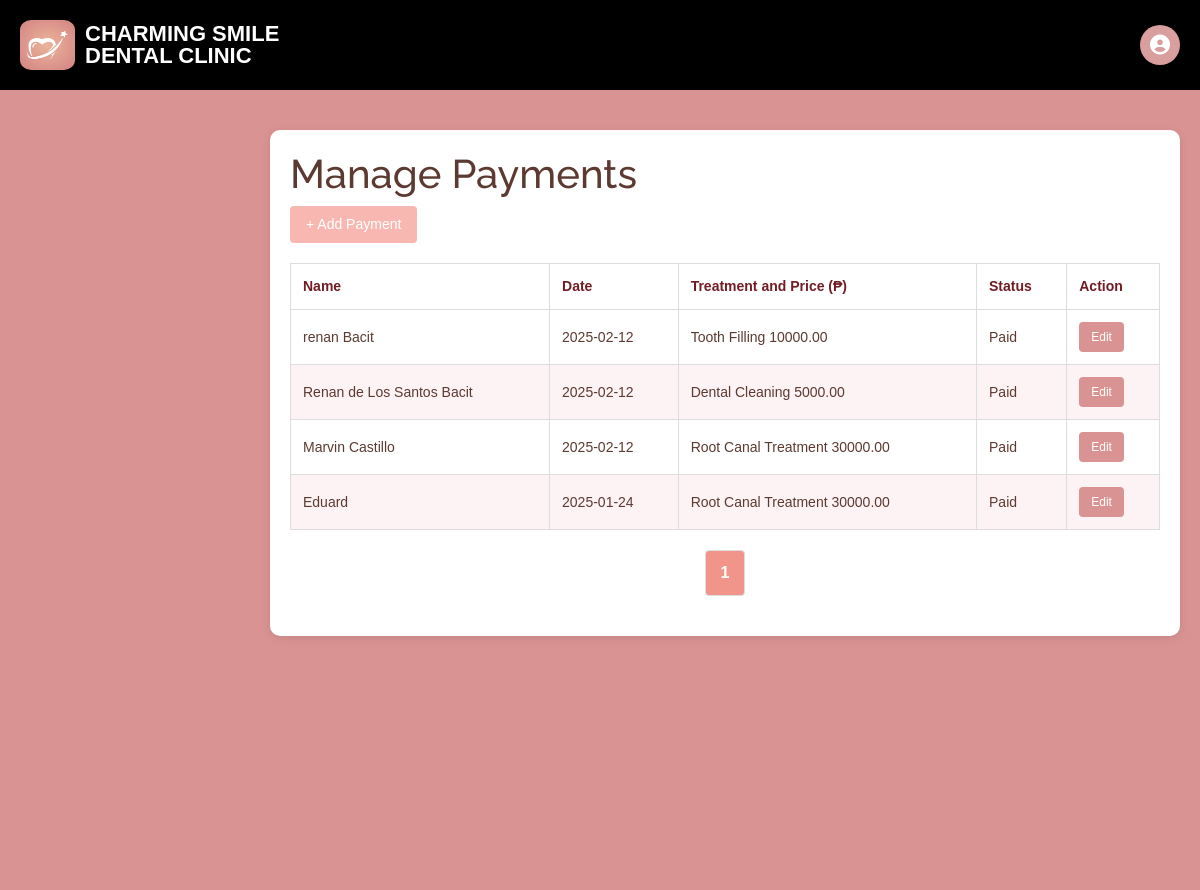
Page /receptionist_admin/recepPayment.php on the committed database.
### tables this page shows
CREATE TABLE `payment` (
  `id` int(11) NOT NULL,
  `name` varchar(255) NOT NULL,
  `date` date NOT NULL,
  `treatment` varchar(255) NOT NULL,
  `price` int(255) NOT NULL,
  `status` varchar(255) NOT NULL,
  `created_at` timestamp NOT NULL DEFAULT current_timestamp(),
  `archived` tinyint(1) DEFAULT 0
);

### receptionist_admin/recepPayment.php (the view, shortened to what this page needs)
<?php
require_once '../db/config.php';
$type = isset($_GET['type']) && $_GET['type'] === 'archived' ? 'archived' : 'active';
$archived = $type === 'archived' ? 1 : 0;
$order = isset($_GET['order']) && $_GET['order'] === 'oldest' ? 'ASC' : 'DESC';
$limit = 10;
$page = isset($_GET['page']) ? filter_var($_GET['page'], FILTER_VALIDATE_INT, ['options' => ['default' => 1, 'min_range' => 1]]) : 1;
$offset = ($page - 1) * $limit;
$total_query = "SELECT COUNT(*) as total FROM payment WHERE archived = $archived";
$total_result = mysqli_query($db, $total_query);
$total_row = mysqli_fetch_assoc($total_result);
$total_records = $total_row['total'];
$total_pages = ceil($total_records / $limit);
$query = "SELECT id, name, date, treatment, price, status, archived, created_at
          FROM payment
          WHERE archived = $archived
          ORDER BY created_at $order
          LIMIT $limit OFFSET $offset";
$result = mysqli_query($db, $query);
?>
<!DOCTYPE html>
<html lang="en">
<head>
    <?php require_once "../db/head.php" ?>
    <link rel="stylesheet" href="adminStyles.css">
</head>
<body>
    <?php require_once "../db/header.php" ?>
    <div class="main-wrapper">
        <div class="main-content">
            <div class="user-management">
                <header>
                    <h1>Manage Payments</h1>
                    <?php if ($type === 'active'): ?>
                        <button class="add-payment" id="openAddPaymentModal">+ Add Payment</button>
                    <?php endif; ?>
                </header>
                <table>
                    <thead>
                        <tr>
                            <th>Name</th>
                            <th>Date</th>
                            <th>Treatment and Price (₱)</th>
                            <th>Status</th>
                            <th>Action</th>
                        </tr>
                    </thead>
                    <tbody id="paymentTableBody">
                        <?php while ($row = mysqli_fetch_assoc($result)): ?>
                            <tr data-id="<?php echo $row['id']; ?>">
                                <td><?php echo htmlspecialchars($row['name']); ?></td>
                                <td><?php echo htmlspecialchars($row['date']); ?></td>
                                <td><?php echo htmlspecialchars($row['treatment']); ?></td>
                                <td><?php echo htmlspecialchars($row['status']); ?></td>
                                <td>
                                    <?php if ($archived): ?>
                                        <button class="view-btn unarchive-btn"
                                            data-id="<?php echo $row['id']; ?>">Unarchive</button>
                                    <?php else: ?>
                                        <button type="button" class="view-btn editbtn">Edit</button>
                                    <?php endif; ?>
                                </td>
                            </tr>
                        <?php endwhile; ?>
                    </tbody>
                </table>
                <div class="pagination">
                    <?php for ($i = 1; $i <= $total_pages; $i++): ?>
                        <a href="recepPayment.php?page=<?php echo $i; ?>&order=<?php echo $order; ?>&type=<?php echo $type; ?>"
                            class="<?php echo $i == $page ? 'active' : ''; ?>"><?php echo $i; ?></a>
                    <?php endfor; ?>
                </div>
            </div>
        </div>
    </div>
</body>
</html>

### css/style.css (style rules this page uses)
body { font-family: "Open Sans", sans-serif; color: #444444; }
a { color: #d99e9e; text-decoration: none; }
h1, h2, h3, h4, h5, h6 { font-family: "Raleway", sans-serif; }

### receptionist_admin/adminStyles.css (style rules this page uses)
body { font-family: 'Arial', sans-serif; margin: 0; padding: 0; color: #5C3A31; background-color: #da9393; }
.main-wrapper { display: flex; padding-top: 90px; }
.main-content { margin-left: 250px; padding: 20px; box-sizing: border-box; flex-grow: 1; background-color: #da9393; min-height: 100vh; }
.user-management { margin-top: 20px; padding: 20px; background-color: #ffffff; border-radius: 10px; box-shadow: 0 2px 10px rgba(0, 0, 0, 0.1); }

### receptionist_admin/recepPayment.php (style rules this page uses)
body { font-family: Arial, sans-serif; margin: 0; padding: 0; }
table { width: 100%; border-collapse: collapse; margin-top: 20px; }
table thead { background-color: #f8d7da; }
table th, table td { text-align: left; padding: 12px; font-size: 14px; border: 1px solid #ddd; }
table th { color: #721c24; font-weight: bold; }
table tr:nth-child(even) { background-color: #fdf2f4; }
table tr:nth-child(odd) { background-color: #fff; }
.view-btn { background-color: #da9393; color: white; border: none; padding: 6px 12px; font-size: 12px; border-radius: 4px; cursor: pointer; }
.add-payment { background-color: #f8b7b1; color: white; border: none; padding: 8px 16px; font-size: 14px; border-radius: 4px; cursor: pointer; }
.pagination { display: flex; justify-content: center; margin: 20px 0; }
.pagination a { text-decoration: none; padding: 10px 15px; margin: 0 5px; background-color: #f8d7da; color: #721c24; border-radius: 4px; border: 1px solid #ddd; }
.pagination a.active { background-color: #f1948a; color: white; font-weight: bold; }

### rows in the picture
payment: name "renan Bacit", date "2025-02-12", treatment "Tooth Filling 10000.00", status "Paid"
payment: name "Renan de Los Santos Bacit", date "2025-02-12", treatment "Dental Cleaning 5000.00", status "Paid"
payment: name "Marvin Castillo", date "2025-02-12", treatment "Root Canal Treatment 30000.00", status "Paid"
payment: name "Eduard", date "2025-01-24", treatment "Root Canal Treatment 30000.00", status "Paid"
